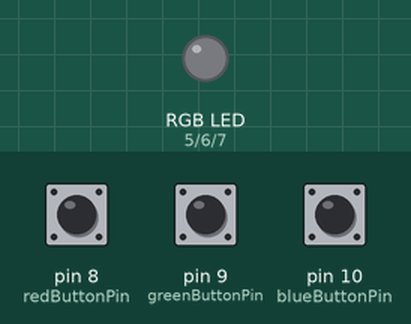
The sketch below on a simulated Arduino Uno, built with avr-gcc and run on an emulated ATmega328P. Shown: an RGB LED mixed from three pins (HIGH = lit). The test bench sets the inputs (shaded band); at power-on: pin 8 (redButtonPin) LOW, pin 10 (blueButtonPin) LOW, pin 9 (greenButtonPin) LOW. Dim RGB values are drawn brighter than linear.

Above: at 1.2 s.
1.3 s: pin 8 (redButtonPin) pulled HIGH for 0.15 s
At 1.8 s:
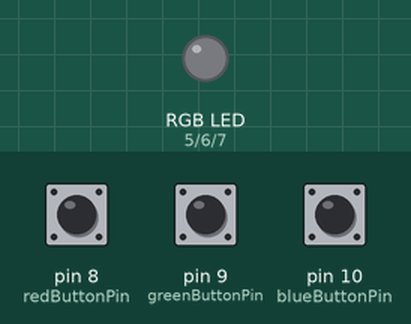
3.0 s: pin 10 (blueButtonPin) pulled HIGH for 0.15 s
At 3.1 s:
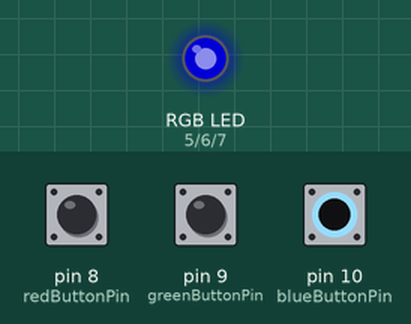
4.7 s: pin 9 (greenButtonPin) pulled HIGH for 0.15 s
At 5.6 s:
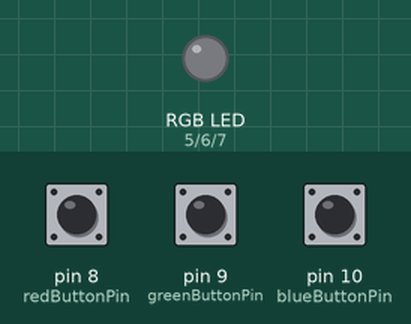
6.4 s: pin 10 (blueButtonPin) pulled HIGH for 1 s
At 7.0 s:
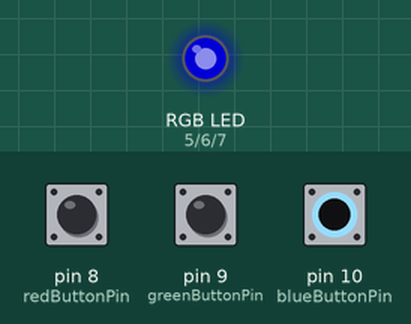
8.9 s: pin 10 (blueButtonPin) pulled HIGH for 3.2 s
At 12.5 s:
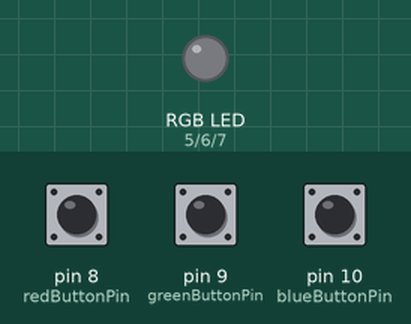
13.6 s: pin 8 (redButtonPin) pulled HIGH for 1 s
At 14.4 s:
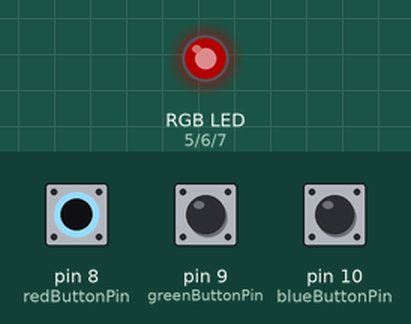
Timing chart, 0 to 16.6 s (numbered marks = the images above; inputs shaded):
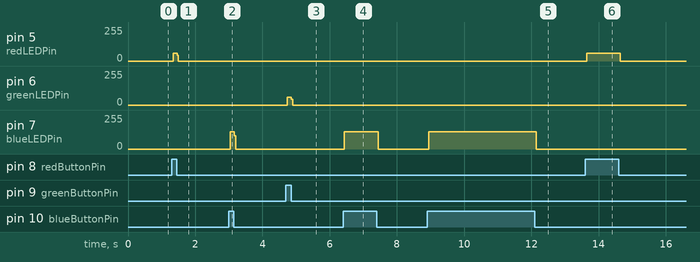

Measured:
- after the input at 1.3 s, pin 5 (redLEDPin): 0/255 → 60/255 at once, → 0/255 0.12 s later
- after the input at 3.0 s, pin 7 (blueLEDPin): 0/255 → 131/255 at once, → 0/255 0.12 s later
- after the input at 4.7 s, pin 6 (greenLEDPin): 0/255 → 60/255 at once, → 0/255 0.12 s later
- after the input at 6.4 s, pin 7 (blueLEDPin): 0/255 → 131/255 at once, → 0/255 1.0 s later
- after the input at 8.9 s, pin 7 (blueLEDPin): 0/255 → 131/255 at once, → 0/255 3.2 s later
- after the input at 13.6 s, pin 5 (redLEDPin): 0/255 → 60/255 at once, → 0/255 1.0 s later

The sketch:

sketch_feb20a.ino
```cpp
const int redButtonPin = 8; //sets red button to 8 pin
const int greenButtonPin = 9; //sets green button to 9 pin
const int blueButtonPin = 10; //sets blue button to 10 pin

const int redLEDPin = 5; //sets red LED to pin 5
const int greenLEDPin = 6; //sets green LED to pin 6
const int blueLEDPin = 7; //sets blue LED to pin 7

void setup() {
  //set button pins as input
  pinMode(redButtonPin, INPUT);
  pinMode(greenButtonPin, INPUT);
  pinMode(blueButtonPin, INPUT);

  //set LED pins as output
  pinMode(redLEDPin, OUTPUT);
  pinMode(greenLEDPin, OUTPUT);
  pinMode(blueLEDPin, OUTPUT);

  //sets all LED to be off
  digitalWrite(redLEDPin, LOW);
  digitalWrite(greenLEDPin, LOW);
  digitalWrite(blueLEDPin, LOW);
}

void loop() {
  //reads the button states
  int redState = digitalRead(redButtonPin);
  int greenState = digitalRead(greenButtonPin);
  int blueState = digitalRead(blueButtonPin);

  //sets red LED on
  if (redState == HIGH) {
    digitalWrite(redLEDPin, HIGH);
    digitalWrite(greenLEDPin, LOW);
    digitalWrite(blueLEDPin, LOW);
  }

  //sets red LED off
  else if (redState == LOW) {
    digitalWrite(redLEDPin, LOW);
    digitalWrite(greenLEDPin, LOW);
    digitalWrite(blueLEDPin, LOW);
  }

  //sets green LED on
  if (greenState == HIGH) {
    digitalWrite(redLEDPin, LOW);
    digitalWrite(greenLEDPin, HIGH);
    digitalWrite(blueLEDPin, LOW);
  }

  //sets green LED off
  else if (greenState == LOW) {
    digitalWrite(redLEDPin, LOW);
    digitalWrite(greenLEDPin, LOW);
    digitalWrite(blueLEDPin, LOW);
  }

  //sets blue LED on
  if (blueState == HIGH) {
    digitalWrite(redLEDPin, LOW);
    digitalWrite(greenLEDPin, LOW);
    digitalWrite(blueLEDPin, HIGH);
  }
  //sets blue LED off
  else if (blueState == LOW) {
    digitalWrite(redLEDPin, LOW);
    digitalWrite(greenLEDPin, LOW);
    digitalWrite(blueLEDPin, LOW);
  }

  //sets all thr LEDs to be turned off
  else {
    digitalWrite(redLEDPin, LOW);
    digitalWrite(greenLEDPin, LOW);
    digitalWrite(blueLEDPin, LOW);
  }

}
```
